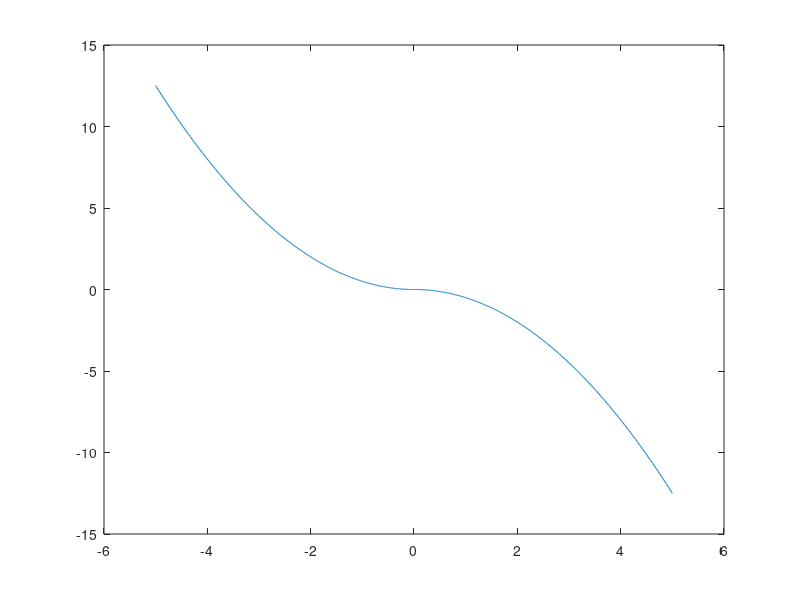

The MATLAB script that drew this image:
clear all
close all
format compact
x2 = linspace(-5,5,1000)
x1 = (x2(1:500).^2)/2 
x3=  -(x2(501:1000).^2)/2

x = [x1 x3]

plot(x2,x)